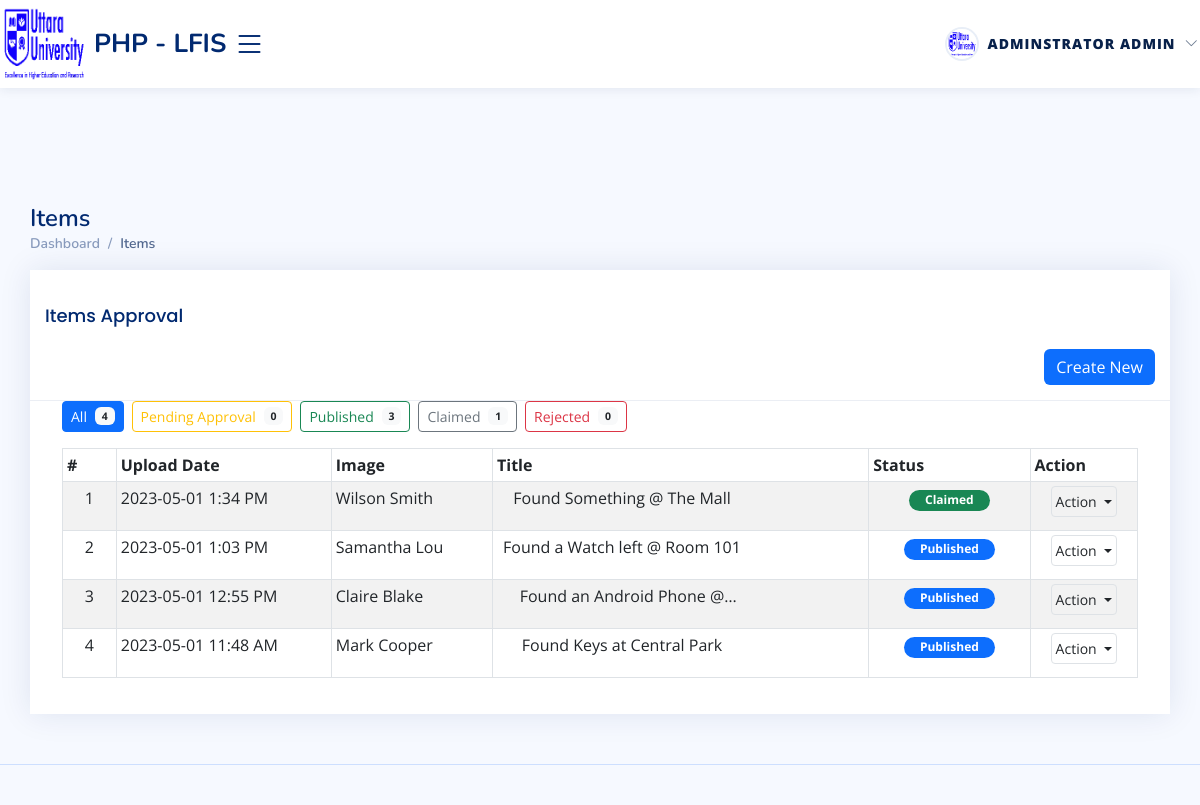
Before: /admin/?page=items (signed in) with the older database file.
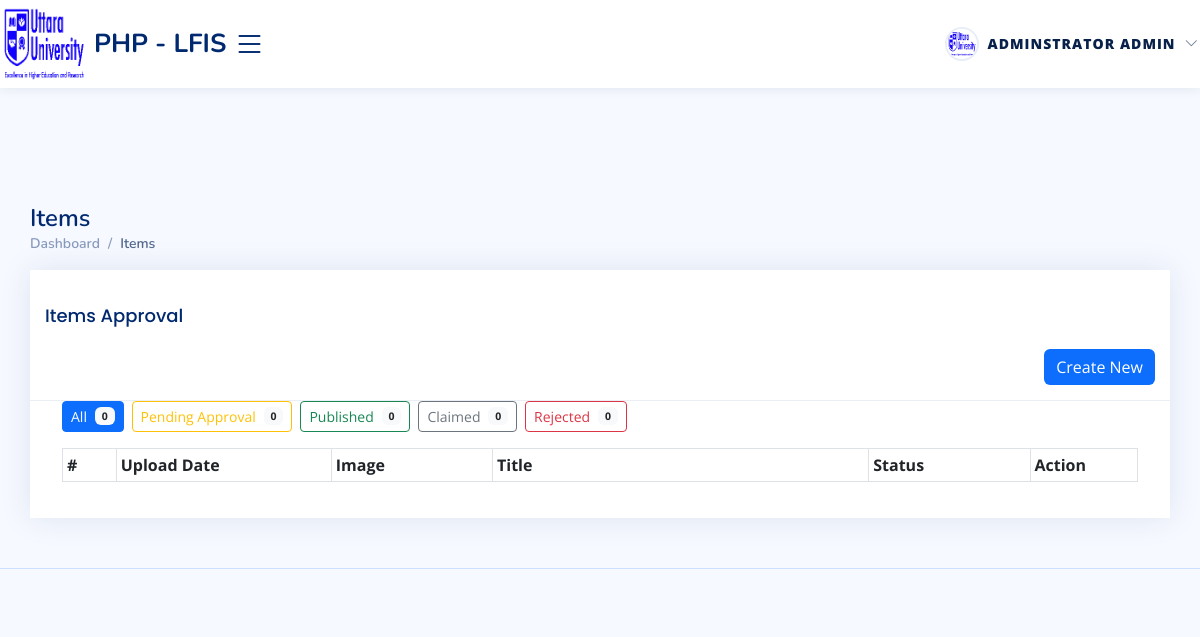
After: the same page with the newer database file.
### tables this page shows
CREATE TABLE `item_list` (
  `id` bigint(30) NOT NULL,
  `category_id` bigint(30) NOT NULL,
  `fullname` text NOT NULL,
  `title` text NOT NULL,
  `description` text NOT NULL,
  `contact` text NOT NULL,
  `image_path` text DEFAULT NULL,
  `status` tinyint(1) NOT NULL DEFAULT 0,
  `created_at` datetime NOT NULL DEFAULT current_timestamp(),
  `updated` datetime DEFAULT NULL ON UPDATE current_timestamp()
);

### classes/DBConnection.php (called while the page is built, shortened)
<?php
class DBConnection{
    private $host = DB_SERVER;
    private $username = DB_USERNAME;
    private $password = DB_PASSWORD;
    private $database = DB_NAME;
    public $conn;
    public function __construct(){
        $this->socket = defined('DB_SOCKET') ? DB_SOCKET : null;
        if (!isset($this->conn)) {
            $this->conn = new mysqli($this->host, $this->username, $this->password, $this->database, null, $this->socket);
        }
    }
}
?>

### classes/SystemSettings.php (called while the page is built, shortened)
<?php
class SystemSettings extends DBConnection{
	function userdata($field = ''){
		if(!empty($field)){
			if(isset($_SESSION['userdata'][$field]))
				return $_SESSION['userdata'][$field];
			else
				return null;
		}else{
			return false;
		}
	}
	function info($field=''){
		if(!empty($field)){
			if(isset($_SESSION['system_info'][$field]))
				return $_SESSION['system_info'][$field];
			else
				return false;
		}else{
			return false;
		}
	}
}
$_settings = new SystemSettings();
?>

### config.php (called while the page is built, shortened)
<?php
require_once('classes/DBConnection.php');
require_once('classes/SystemSettings.php');
function validate_image($file){
    global $_settings;
	if(!empty($file)){
        $ex = explode("?",$file);
        $file = $ex[0];
        $ts = isset($ex[1]) ? "?".$ex[1] : '';
		if(is_file(base_app.$file)){
			return base_url.$file.$ts;
		}else{
			return base_url.($_settings->info('logo'));
		}
	}else{
		return base_url.($_settings->info('logo'));
	}
}
?>

### admin/items/index.php (the view, shortened to what this page needs)
<div class="card card-outline rounded-0 card-navy">
	<div class="card-header ">
		<h3 class="card-title mb-2">Items Approval</h3>
		<div class="card-tools d-flex justify-content-end">
			<a href="<?= base_url ?>admin?page=items/manage_item" id="create_new" class="btn btn-flat btn-primary bg-gradient-teal border-0 rounded00"><span class="fas fa-plus"></span>  Create New</a>
		</div>
	</div>
	<div class="card-body">
        <div class="container-fluid">
			<?php
				$status_filter = $_GET['status'] ?? 'all';
				$status_where = "";
				$status_counts = [
					'all' => $conn->query("SELECT id FROM `item_list`")->num_rows,
					'pending' => $conn->query("SELECT id FROM `item_list` where `status` = 0")->num_rows,
					'published' => $conn->query("SELECT id FROM `item_list` where `status` = 1")->num_rows,
					'claimed' => $conn->query("SELECT id FROM `item_list` where `status` = 2")->num_rows,
					'rejected' => $conn->query("SELECT id FROM `item_list` where `status` = 3")->num_rows,
				];
			?>
			<div class="approval-tabs mb-3">
				<a href="<?= base_url ?>admin?page=items" class="btn btn-sm <?= $status_filter == 'all' ? 'btn-primary' : 'btn-outline-primary' ?>">All <span class="badge bg-light text-dark ms-1"><?= $status_counts['all'] ?></span></a>
				<a href="<?= base_url ?>admin?page=items&status=pending" class="btn btn-sm <?= $status_filter == 'pending' ? 'btn-warning' : 'btn-outline-warning' ?>">Pending Approval <span class="badge bg-light text-dark ms-1"><?= $status_counts['pending'] ?></span></a>
				<a href="<?= base_url ?>admin?page=items&status=published" class="btn btn-sm <?= $status_filter == 'published' ? 'btn-success' : 'btn-outline-success' ?>">Published <span class="badge bg-light text-dark ms-1"><?= $status_counts['published'] ?></span></a>
				<a href="<?= base_url ?>admin?page=items&status=claimed" class="btn btn-sm <?= $status_filter == 'claimed' ? 'btn-secondary' : 'btn-outline-secondary' ?>">Claimed <span class="badge bg-light text-dark ms-1"><?= $status_counts['claimed'] ?></span></a>
				<a href="<?= base_url ?>admin?page=items&status=rejected" class="btn btn-sm <?= $status_filter == 'rejected' ? 'btn-danger' : 'btn-outline-danger' ?>">Rejected <span class="badge bg-light text-dark ms-1"><?= $status_counts['rejected'] ?></span></a>
			</div>
			<div class="table-responsive">
				<table class="table table-sm table-hover table-striped table-bordered" id="list">
					<colgroup>
						<col width="5%">
						<col width="20%">
						<col width="15%">
						<col width="35%">
						<col width="15">
						<col width="10%">
					</colgroup>
					<thead>
						<tr>
							<th>#</th>
							<th>Upload Date</th>
							<th>Image</th>
							<th>Title</th>
							<th>Status</th>
							<th>Action</th>
						</tr>
					</thead>
					<tbody>
						<?php
						$i = 1;
						$qry = $conn->query("SELECT *, COALESCE((SELECT name FROM `category_list` where `category_list`.`id` = `item_list`.`category_id`  ), 'N/A') as category from `item_list` {$status_where} order by abs(unix_timestamp(`created_at`)) desc ");
						while($row = $qry->fetch_assoc()):
						?>
							<tr>
								<td class="align-items-center text-center"><?php echo $i++; ?></td>
								<td class="align-items-center"><?php echo date("Y-m-d g:i A",strtotime($row['created_at'])) ?></td>
								<td class="align-items-center"><?= $row['fullname'] ?></td>
								<td class="align-items-center">
									<p class="text-center truncate-1" style="max-width:250px"><?= $row['title'] ?></p>
								</td>
								<td class="align-items-center justify-content-center text-center">
									<?php if($row['status'] == 1): ?>
										<span class="badge bg-primary px-3 rounded-pill">Published</span>
									<?php elseif($row['status'] == 2): ?>
										<span class="badge bg-success px-3 rounded-pill">Claimed</span>
									<?php elseif($row['status'] == 3): ?>
										<span class="badge bg-danger px-3 rounded-pill">Rejected</span>
									<?php else: ?>
										<span class="badge bg-secondary px-3 rounded-pill">Pending</span>
									<?php endif; ?>
								</td>
								<td class="align-items-center" align="center">
									<div class="dropdown admin-action-dropdown">
										<button type="button" class="btn btn-flat p-1 btn-default btn-sm border dropdown-toggle dropdown-icon admin-action-toggle" aria-expanded="false">
												Action
										</button>
									</div>
								</td>
							</tr>
						<?php endwhile; ?>
					</tbody>
				</table>
			</div>
		</div>
	</div>
</div>

### admin/index.php (shortened to what this page needs)
<?php require_once('../config.php'); ?>
<?php $page = isset($_GET['page']) ? $_GET['page'] : 'home';  ?>
<?php
$pageSplit = explode("/",$page);
?>
<!DOCTYPE html>
<html lang="en">
<?php require_once('inc/header.php') ?>
  <body class="admin-layout">
     <?php require_once('inc/topBarNav.php') ?>
      <main id="main" class="main">
        <div class="pagetitle">
          <h1><?= ucwords(str_replace(['_', '/'], ' ', ($pageSplit[1] ?? $page))) ?></h1>
          <nav>
              <ol class="breadcrumb">
                <li class="breadcrumb-item <?= $page == 'home' ? 'selected' : '' ?>"><a href="<?= base_url ?>/admin">Dashboard</a></li>
                <?php if($page != 'home'): ?>
                <li class="breadcrumb-item active"><?= ucwords(str_replace(['_', '/'], ' ', ($pageSplit[1] ?? $page))) ?></li>
                <?php endif; ?>
              </ol>
          </nav>
        </div>
        <?php
          if(!file_exists($page.".php") && !is_dir($page)){
              include '404.html';
          }else{
            if(is_dir($page))
              include $page.'/index.php';
            else
              include $page.'.php';
          }
        ?>
      </main>
    <?php require_once('inc/footer.php') ?>
  </body>
</html>

### admin/inc/header.php (shortened to what this page needs)
<head>
    <link href="<?= base_url ?>assets/vendor/bootstrap/css/bootstrap.min.css" rel="stylesheet">
    <link href="<?= base_url ?>assets/vendor/bootstrap-icons/bootstrap-icons.css" rel="stylesheet">
    <link href="<?= base_url ?>assets/vendor/boxicons/css/boxicons.min.css" rel="stylesheet">
    <link href="<?= base_url ?>assets/vendor/quill/quill.snow.css" rel="stylesheet">
    <link href="<?= base_url ?>assets/vendor/quill/quill.bubble.css" rel="stylesheet">
    <link href="<?= base_url ?>assets/vendor/remixicon/remixicon.css" rel="stylesheet">
    <link href="<?= base_url ?>assets/vendor/simple-datatables/style.css" rel="stylesheet">
        <link href="<?= base_url ?>assets/vendor/select2-4.1.0-rc.0/dist/css/select2.min.css" rel="stylesheet">
    <link href="<?= base_url ?>assets/css/style.css" rel="stylesheet">
    <link href="<?= base_url ?>assets/css/custom.css" rel="stylesheet">
  </head>

### admin/inc/topBarNav.php (shortened to what this page needs)
<header id="header" class="header fixed-top d-flex align-items-center">
  <div class="d-flex align-items-center justify-content-between">
    <a href="<?= base_url.'admin' ?>" class="logo d-flex align-items-center">
      <img src="<?= validate_image($_settings->info('logo')) ?>" alt="System Logo">
      <span class="d-none d-lg-block"><?= $_settings->info('short_name') ?></span>
    </a>
    <i class="bi bi-list toggle-sidebar-btn"></i>
  </div>
  <nav class="header-nav ms-auto">
    <ul class="d-flex align-items-center">
      <li class="nav-item pe-3 admin-account-menu">
        <button type="button" class="nav-link nav-profile admin-name-toggle d-flex align-items-center pe-0" aria-expanded="false" aria-haspopup="true">
          <img src="<?= validate_image($_settings->userdata('avatar')) ?>" alt="Profile" class="rounded-circle">
          <span>
            <?= ucwords(trim($_settings->userdata('firstname').' '.$_settings->userdata('lastname'))) ?: $_settings->userdata('username') ?>
          </span>
          <i class="bi bi-chevron-down"></i>
        </button>
      </li>
    </ul>
  </nav>
</header>

### admin/inc/footer.php (shortened to what this page needs)
<footer id="footer" class="footer">
  </footer>

### assets/css/style.css (style rules this page uses)
:root { scroll-behavior: smooth; }
body { font-family: "Open Sans", sans-serif; background: #f6f9ff; color: #444444; }
a { color: #4154f1; text-decoration: none; }
h1, h2, h3, h4, h5, h6 { font-family: "Nunito", sans-serif; }
#main { margin-top: 60px; padding: 20px 30px; transition: all 0.3s; }
.pagetitle { margin-bottom: 10px; }
.pagetitle h1 { font-size: 24px; margin-bottom: 0; font-weight: 600; color: #012970; }
.card { margin-bottom: 30px; border: none; border-radius: 5px; box-shadow: 0px 0 30px rgba(1, 41, 112, 0.1); }
.card-header, .card-footer { border-color: #ebeef4; background-color: #fff; color: #798eb3; padding: 15px; }
.card-title { padding: 20px 0 15px 0; font-size: 18px; font-weight: 500; color: #012970; font-family: "Poppins", sans-serif; }
.card-body { padding: 0 20px 20px 20px; }
.breadcrumb { font-size: 14px; font-family: "Nunito", sans-serif; color: #899bbd; font-weight: 600; }
.breadcrumb a { color: #899bbd; transition: 0.3s; }
.breadcrumb .breadcrumb-item::before { color: #899bbd; }
.breadcrumb .active { color: #51678f; font-weight: 600; }
.logo { line-height: 1; }
@media (min-width: 1200px) { .logo { width: 280px; } }
.logo img { max-height: 26px; margin-right: 6px; }
.logo span { font-size: 26px; font-weight: 700; color: #012970; font-family: "Nunito", sans-serif; }
.header { transition: all 0.5s; z-index: 997; height: 60px; box-shadow: 0px 2px 20px rgba(1, 41, 112, 0.1); background-color: #fff; padding-left: 20px; }
.header .toggle-sidebar-btn { font-size: 32px; padding-left: 10px; cursor: pointer; color: #012970; }
.header-nav ul { list-style: none; }
.header-nav>ul { margin: 0; padding: 0; }
.header-nav .nav-profile { color: #012970; }
.header-nav .nav-profile img { max-height: 36px; }
.header-nav .nav-profile span { font-size: 14px; font-weight: 600; }
@media (min-width: 1200px) { #main, #footer { margin-left: 300px; } }
.footer { padding: 20px 0; font-size: 14px; transition: all 0.3s; border-top: 1px solid #cddfff; }

### admin/items/index.php (style rules this page uses)
#list td:nth-child(5), #list td:nth-child(6) { text-align:center !important; }

Changed rows visible on the page:
removed item_list: created_at "2023-05-01 1:34 PM", fullname "Wilson Smith", title "Found Something @ The Mall", status "Claimed"
removed item_list: created_at "2023-05-01 1:03 PM", fullname "Samantha Lou", title "Found a Watch left @ Room 101", status "Published"
removed item_list: created_at "2023-05-01 12:55 PM", fullname "Claire Blake", title "Found an Android Phone…", status "Published"
removed item_list: created_at "2023-05-01 11:48 AM", fullname "Mark Cooper", title "Found Keys at Central Park", status "Published"
Other visible differences:
$status_counts['all']: "4" → "0"
$status_counts['published']: "3" → "0"
$status_counts['claimed']: "1" → "0"
